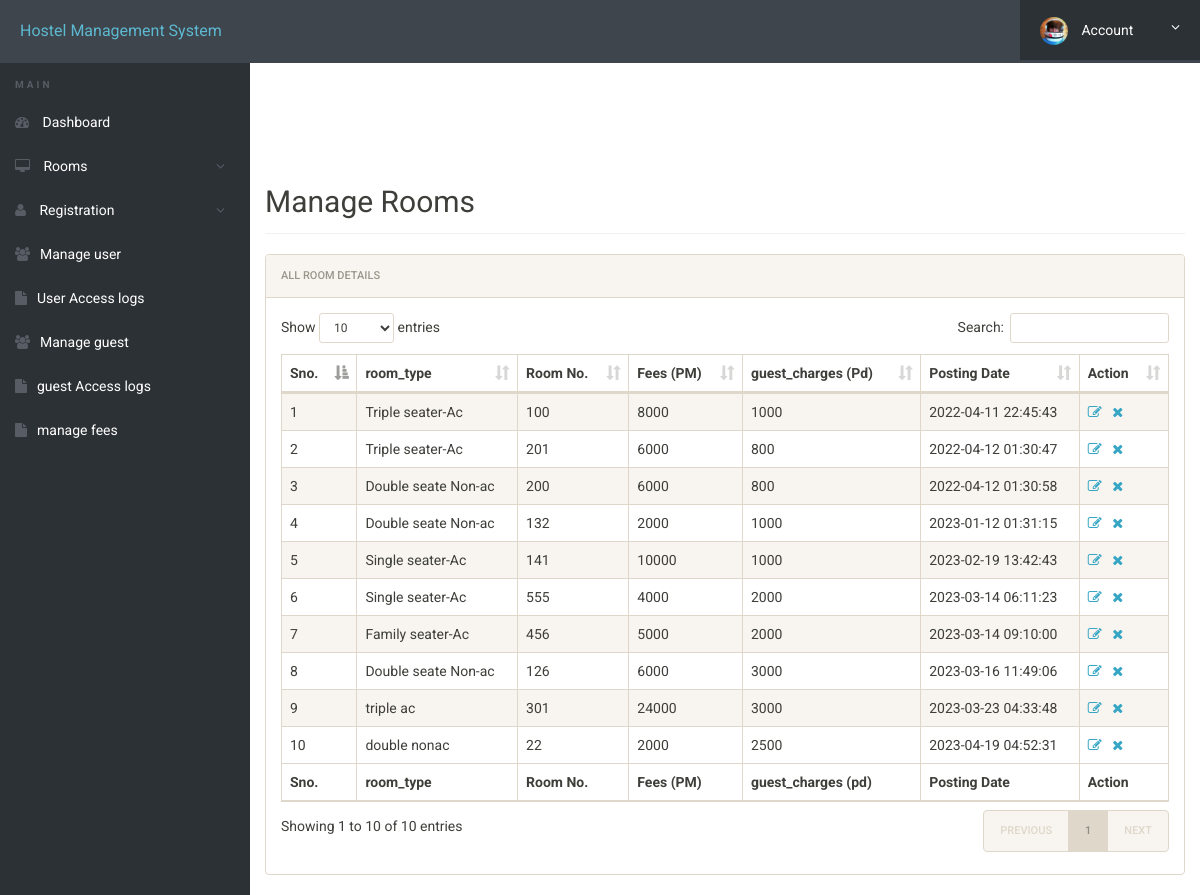
Page /admin/manage-rooms.php (signed in) on the committed database.
### tables this page shows
CREATE TABLE `rooms` (
  `id` int(11) NOT NULL,
  `room_type_id` int(50) NOT NULL,
  `room_no` int(11) NOT NULL,
  `fees` int(11) NOT NULL,
  `posting_date` timestamp NOT NULL DEFAULT current_timestamp(),
  `guest_charges` int(50) NOT NULL
);

CREATE TABLE `room_type` (
  `room_type_id` int(10) NOT NULL,
  `seater_type` int(11) NOT NULL,
  `room_type` varchar(100) NOT NULL
);

### admin/manage-rooms.php (the view, shortened to what this page needs)
<?php
include('includes/config.php');
?>
<!doctype html>
<html lang="en" class="no-js">
<head>
	<link rel="stylesheet" href="css/font-awesome.min.css">
	<link rel="stylesheet" href="css/bootstrap.min.css">
	<link rel="stylesheet" href="css/dataTables.bootstrap.min.css">
	<link rel="stylesheet" href="css/bootstrap-social.css">
	<link rel="stylesheet" href="css/bootstrap-select.css">
	<link rel="stylesheet" href="css/fileinput.min.css">
	<link rel="stylesheet" href="css/awesome-bootstrap-checkbox.css">
	<link rel="stylesheet" href="css/style.css">
</head>
<body>
	<?php include('includes/header.php');?>
	<div class="ts-main-content">
			<?php include('includes/sidebar.php');?>
		<div class="content-wrapper">
			<div class="container-fluid">
				<div class="row">
					<div class="col-md-12">
					<br>
					<br>
						<br><br><h2 class="page-title">Manage Rooms</h2>
						<div class="panel panel-default">
							<div class="panel-heading">All Room Details</div>
							<div class="panel-body">
								<table id="zctb" class="display table table-striped table-bordered table-hover" cellspacing="0" width="100%">
									<thead>
										<tr>
											<th>Sno.</th>
											<th>room_type</th>
											<th>Room No.</th>
											<th>Fees (PM) </th>
											<th>guest_charges (Pd) </th>
											<th>Posting Date  </th>
											<th>Action</th>
										</tr>
									</thead>
									<tfoot>
										<tr>
											<th>Sno.</th>
											<th>room_type</th>
											<th>Room No.</th>
											<th>Fees (PM) </th>
											<th>guest_charges (pd)</th>
											<th>Posting Date  </th>
											<th>Action</th>
										</tr>
									</tfoot>
									<tbody>
<?php
$ret="select * from rooms NATURAL JOIN room_type";
$stmt= $mysqli->prepare($ret) ;
$stmt->execute() ;
$res=$stmt->get_result();
$cnt=1;
while($row=$res->fetch_object())
	  {
	  	?>
<tr><td><?php echo $cnt;;?></td>
<td><?php echo $row->room_type;?></td>
<td><?php echo $row->room_no;?></td>
<td><?php echo $row->fees;?></td>
<td><?php echo $row->guest_charges;?></td>
<td><?php echo $row->posting_date;?></td>
<td><a href="edit-room.php?id=<?php echo $row->id;?>"><i class="fa fa-edit"></i></a>&nbsp;&nbsp;
<a href="manage-rooms.php?del=<?php echo $row->id;?>" onclick="return confirm("Do you want to delete");"><i class="fa fa-close"></i></a></td>
										</tr>
									<?php
$cnt=$cnt+1;
									 } ?>
									</tbody>
								</table>
							</div>
						</div>
					</div>
				</div>
			</div>
		</div>
	</div>
</body>
</html>

### admin/css/style.css (style rules this page uses)
html { font-size: 14px; }
@media only screen and (min-width: 480px) { html { font-size: 17px; } }
@media only screen and (min-width: 768px) { html { font-size: 14px; } }
body { font-size: 1em; }
a { color: #37a6c4; }
.panel { overflow: hidden; }
.page-title { padding-bottom: 15px; margin-bottom: 20px; border-bottom: 1px solid #f0f0f0; }
.ts-main-content .content-wrapper { padding-top: 15px; margin-top: 10px; }
@media only screen and (min-width: 992px) { .ts-main-content .content-wrapper { margin-left: 250px; } }

### rows in the picture
rooms: room_type.room_type "Triple seater-Ac", room_no "100", fees "8000", guest_charges "1000", posting_date "2022-04-11 22:45:43"
rooms: room_type.room_type "Triple seater-Ac", room_no "201", fees "6000", guest_charges "800", posting_date "2022-04-12 01:30:47"
rooms: room_type.room_type "Double seate Non-ac", room_no "200", fees "6000", guest_charges "800", posting_date "2022-04-12 01:30:58"
rooms: room_type.room_type "Double seate Non-ac", room_no "132", fees "2000", guest_charges "1000", posting_date "2023-01-12 01:31:15"
rooms: room_type.room_type "Single seater-Ac", room_no "141", fees "10000", guest_charges "1000", posting_date "2023-02-19 13:42:43"
rooms: room_type.room_type "Single seater-Ac", room_no "555", fees "4000", guest_charges "2000", posting_date "2023-03-14 06:11:23"
rooms: room_type.room_type "Family seater-Ac", room_no "456", fees "5000", guest_charges "2000", posting_date "2023-03-14 09:10:00"
rooms: room_type.room_type "Double seate Non-ac", room_no "126", fees "6000", guest_charges "3000", posting_date "2023-03-16 11:49:06"
rooms: room_type.room_type "triple ac", room_no "301", fees "24000", guest_charges "3000", posting_date "2023-03-23 04:33:48"
rooms: room_type.room_type "double nonac", room_no "22", fees "2000", guest_charges "2500", posting_date "2023-04-19 04:52:31"
